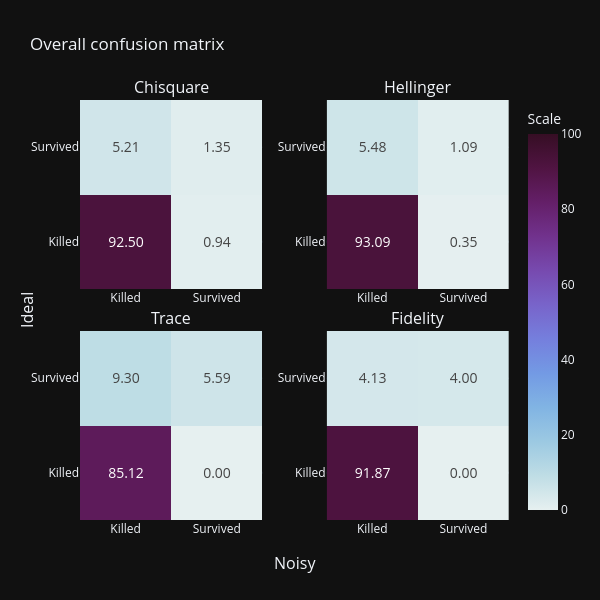

Here is the notebook cell this chart was saved with:
### Code cell
# OVERALL CONFUSION MATRIX
printConfusionMatrixes(df, 'Overall confusion matrix')

### Figure 1 — Plotly figure (JSON) as saved in the notebook; plotly's stock layout.template omitted (floating-point values rounded to 4 significant figures)
{"data": [{"colorbar": {"title": {"text": "Scale"}}, "colorscale": [[0.0, "rgb(230, 240, 240)"], [0.09091, "rgb(191, 221, 229)"], [0.1818, "rgb(156, 201, 226)"], [0.2727, "rgb(129, 180, 227)"], [0.3636, "rgb(115, 154, 228)"], [0.4545, "rgb(117, 127, 221)"], [0.5455, "rgb(120, 100, 202)"], [0.6364, "rgb(119, 74, 175)"], [0.7273, "rgb(113, 50, 141)"], [0.8182, "rgb(100, 31, 104)"], [0.9091, "rgb(80, 20, 66)"], [1.0, "rgb(54, 14, 36)"]], "showscale": true, "text": [[92.5, 0.9441], [5.213, 1.348]], "textfont": {"size": 14}, "texttemplate": "%{text:.2f}", "z": [[92.5, 0.9441], [5.213, 1.348]], "zmax": 100, "zmin": 0, "type": "heatmap", "xaxis": "x", "yaxis": "y"}, {"colorbar": {"title": {"text": "Scale"}}, "colorscale": [[0.0, "rgb(230, 240, 240)"], [0.09091, "rgb(191, 221, 229)"], [0.1818, "rgb(156, 201, 226)"], [0.2727, "rgb(129, 180, 227)"], [0.3636, "rgb(115, 154, 228)"], [0.4545, "rgb(117, 127, 221)"], [0.5455, "rgb(120, 100, 202)"], [0.6364, "rgb(119, 74, 175)"], [0.7273, "rgb(113, 50, 141)"], [0.8182, "rgb(100, 31, 104)"], [0.9091, "rgb(80, 20, 66)"], [1.0, "rgb(54, 14, 36)"]], "showscale": false, "text": [[93.09, 0.3457], [5.479, 1.086]], "textfont": {"size": 14}, "texttemplate": "%{text:.2f}", "z": [[93.09, 0.3457], [5.479, 1.086]], "zmax": 100, "zmin": 0, "type": "heatmap", "xaxis": "x2", "yaxis": "y2"}, {"colorbar": {"title": {"text": "Scale"}}, "colorscale": [[0.0, "rgb(230, 240, 240)"], [0.09091, "rgb(191, 221, 229)"], [0.1818, "rgb(156, 201, 226)"], [0.2727, "rgb(129, 180, 227)"], [0.3636, "rgb(115, 154, 228)"], [0.4545, "rgb(117, 127, 221)"], [0.5455, "rgb(120, 100, 202)"], [0.6364, "rgb(119, 74, 175)"], [0.7273, "rgb(113, 50, 141)"], [0.8182, "rgb(100, 31, 104)"], [0.9091, "rgb(80, 20, 66)"], [1.0, "rgb(54, 14, 36)"]], "showscale": false, "text": [[85.12, 0.0], [9.3, 5.585]], "textfont": {"size": 14}, "texttemplate": "%{text:.2f}", "z": [[85.12, 0.0], [9.3, 5.585]], "zmax": 100, "zmin": 0, "type": "heatmap", "xaxis": "x3", "yaxis": "y3"}, {"colorbar": {"title": {"text": "Scale"}}, "colorscale": [[0.0, "rgb(230, 240, 240)"], [0.09091, "rgb(191, 221, 229)"], [0.1818, "rgb(156, 201, 226)"], [0.2727, "rgb(129, 180, 227)"], [0.3636, "rgb(115, 154, 228)"], [0.4545, "rgb(117, 127, 221)"], [0.5455, "rgb(120, 100, 202)"], [0.6364, "rgb(119, 74, 175)"], [0.7273, "rgb(113, 50, 141)"], [0.8182, "rgb(100, 31, 104)"], [0.9091, "rgb(80, 20, 66)"], [1.0, "rgb(54, 14, 36)"]], "showscale": false, "text": [[91.87, 0.0], [4.131, 3.998]], "textfont": {"size": 14}, "texttemplate": "%{text:.2f}", "z": [[91.87, 0.0], [4.131, 3.998]], "zmax": 100, "zmin": 0, "type": "heatmap", "xaxis": "x4", "yaxis": "y4"}], "layout": {"xaxis": {"anchor": "y", "domain": [0.0, 0.425], "tickvals": [0, 1], "ticktext": ["Killed", "Survived"]}, "yaxis": {"anchor": "x", "domain": [0.55, 1.0], "tickvals": [0, 1], "ticktext": ["Killed", "Survived"]}, "xaxis2": {"anchor": "y2", "domain": [0.575, 1.0], "tickvals": [0, 1], "ticktext": ["Killed", "Survived"]}, "yaxis2": {"anchor": "x2", "domain": [0.55, 1.0], "tickvals": [0, 1], "ticktext": ["Killed", "Survived"]}, "xaxis3": {"anchor": "y3", "domain": [0.0, 0.425], "tickvals": [0, 1], "ticktext": ["Killed", "Survived"]}, "yaxis3": {"anchor": "x3", "domain": [0.0, 0.45], "tickvals": [0, 1], "ticktext": ["Killed", "Survived"]}, "xaxis4": {"anchor": "y4", "domain": [0.575, 1.0], "tickvals": [0, 1], "ticktext": ["Killed", "Survived"]}, "yaxis4": {"anchor": "x4", "domain": [0.0, 0.45], "tickvals": [0, 1], "ticktext": ["Killed", "Survived"]}, "annotations": [{"font": {"size": 16}, "showarrow": false, "text": "Chisquare", "x": 0.2125, "xanchor": "center", "xref": "paper", "y": 1.0, "yanchor": "bottom", "yref": "paper"}, {"font": {"size": 16}, "showarrow": false, "text": "Hellinger", "x": 0.7875, "xanchor": "center", "xref": "paper", "y": 1.0, "yanchor": "bottom", "yref": "paper"}, {"font": {"size": 16}, "showarrow": false, "text": "Trace", "x": 0.2125, "xanchor": "center", "xref": "paper", "y": 0.45, "yanchor": "bottom", "yref": "paper"}, {"font": {"size": 16}, "showarrow": false, "text": "Fidelity", "x": 0.7875, "xanchor": "center", "xref": "paper", "y": 0.45, "yanchor": "bottom", "yref": "paper"}, {"font": {"size": 16}, "showarrow": false, "text": "Noisy", "x": 0.5, "xanchor": "center", "xref": "paper", "y": 0, "yanchor": "top", "yref": "paper", "yshift": -30}, {"font": {"size": 16}, "showarrow": false, "text": "Ideal", "textangle": -90, "x": 0, "xanchor": "right", "xref": "paper", "xshift": -40, "y": 0.5, "yanchor": "middle", "yref": "paper"}], "title": {"text": "Overall confusion matrix"}, "height": 600, "width": 600, "showlegend": false}}
